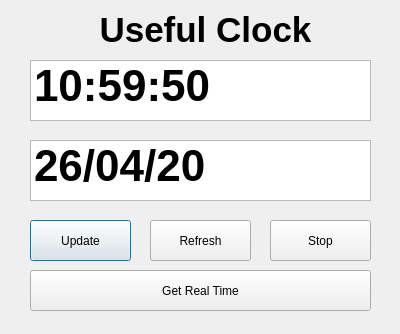
<?xml version="1.0" encoding="UTF-8"?>
<ui version="4.0">
 <class>Dialog</class>
 <widget class="QDialog" name="Dialog">
  <property name="geometry">
   <rect>
    <x>0</x>
    <y>0</y>
    <width>400</width>
    <height>334</height>
   </rect>
  </property>
  <property name="windowTitle">
   <string>Dialog</string>
  </property>
  <widget class="QPushButton" name="pushButton_2">
   <property name="geometry">
    <rect>
     <x>30</x>
     <y>220</y>
     <width>101</width>
     <height>41</height>
    </rect>
   </property>
   <property name="text">
    <string>Update</string>
   </property>
  </widget>
  <widget class="QPushButton" name="pushButton_3">
   <property name="geometry">
    <rect>
     <x>150</x>
     <y>220</y>
     <width>101</width>
     <height>41</height>
    </rect>
   </property>
   <property name="text">
    <string>Refresh</string>
   </property>
  </widget>
  <widget class="QPushButton" name="pushButton_4">
   <property name="geometry">
    <rect>
     <x>270</x>
     <y>220</y>
     <width>101</width>
     <height>41</height>
    </rect>
   </property>
   <property name="text">
    <string>Stop</string>
   </property>
  </widget>
  <widget class="QPushButton" name="pushButton_5">
   <property name="geometry">
    <rect>
     <x>30</x>
     <y>270</y>
     <width>341</width>
     <height>41</height>
    </rect>
   </property>
   <property name="text">
    <string>Get Real Time</string>
   </property>
  </widget>
  <widget class="QLabel" name="label">
   <property name="geometry">
    <rect>
     <x>40</x>
     <y>9</y>
     <width>331</width>
     <height>41</height>
    </rect>
   </property>
   <property name="sizePolicy">
    <sizepolicy hsizetype="Preferred" vsizetype="Preferred">
     <horstretch>0</horstretch>
     <verstretch>0</verstretch>
    </sizepolicy>
   </property>
   <property name="font">
    <font>
     <pointsize>26</pointsize>
     <weight>75</weight>
     <bold>true</bold>
     <underline>false</underline>
    </font>
   </property>
   <property name="layoutDirection">
    <enum>Qt::LeftToRight</enum>
   </property>
   <property name="text">
    <string>Useful Clock</string>
   </property>
   <property name="alignment">
    <set>Qt::AlignCenter</set>
   </property>
  </widget>
  <widget class="QListWidget" name="hexBox">
   <property name="geometry">
    <rect>
     <x>30</x>
     <y>60</y>
     <width>341</width>
     <height>61</height>
    </rect>
   </property>
   <property name="font">
    <font>
     <pointsize>33</pointsize>
     <weight>75</weight>
     <bold>true</bold>
    </font>
   </property>
   <property name="sizeAdjustPolicy">
    <enum>QAbstractScrollArea::AdjustIgnored</enum>
   </property>
   <item>
    <property name="text">
     <string>10:59:50</string>
    </property>
   </item>
  </widget>
  <widget class="QListWidget" name="hexBox_2">
   <property name="geometry">
    <rect>
     <x>30</x>
     <y>140</y>
     <width>341</width>
     <height>61</height>
    </rect>
   </property>
   <property name="font">
    <font>
     <pointsize>33</pointsize>
     <weight>75</weight>
     <bold>true</bold>
    </font>
   </property>
   <property name="cursor" stdset="0">
    <cursorShape>CrossCursor</cursorShape>
   </property>
   <property name="sizeAdjustPolicy">
    <enum>QAbstractScrollArea::AdjustIgnored</enum>
   </property>
   <item>
    <property name="text">
     <string>26/04/20</string>
    </property>
   </item>
  </widget>
 </widget>
 <resources/>
 <connections/>
</ui>
